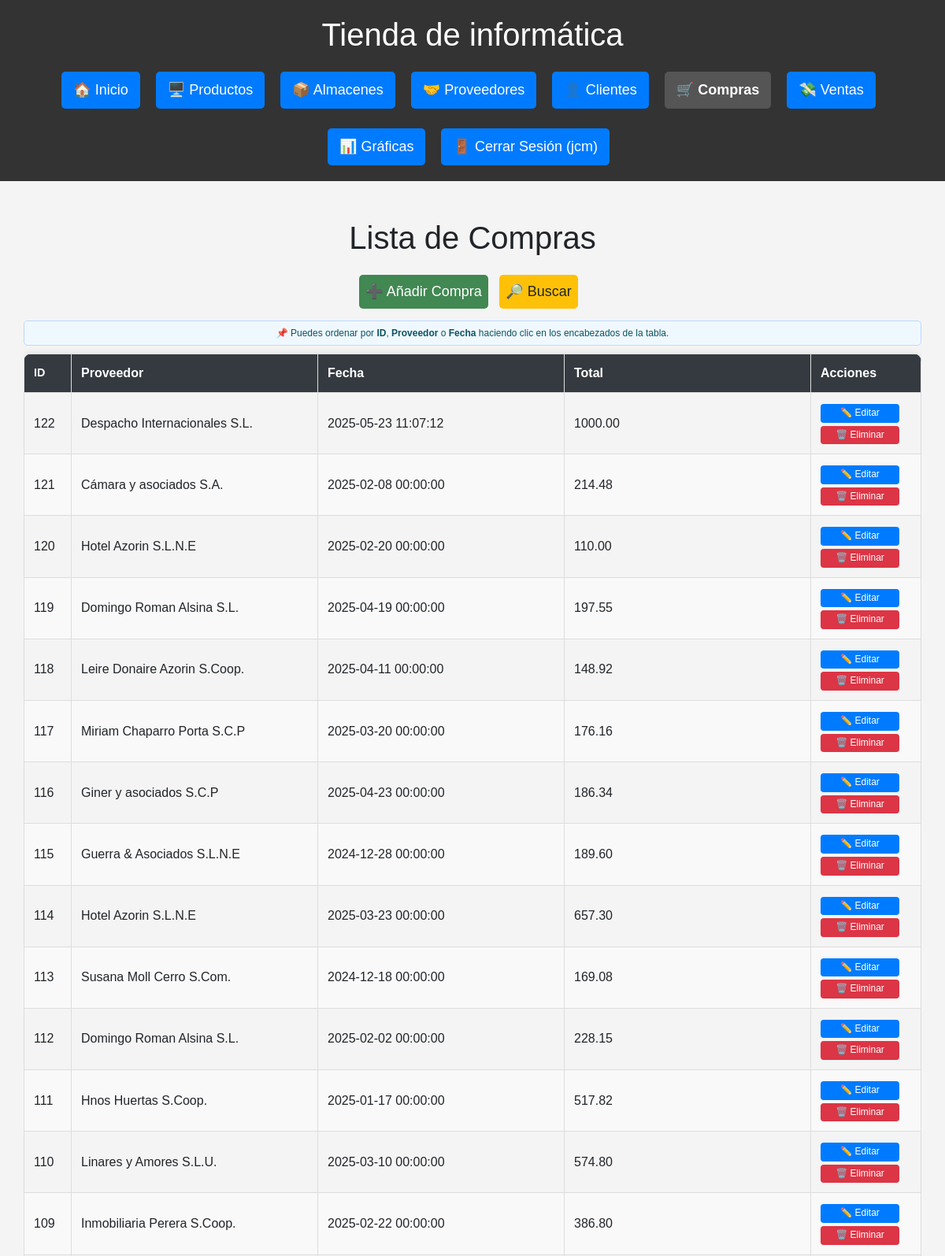
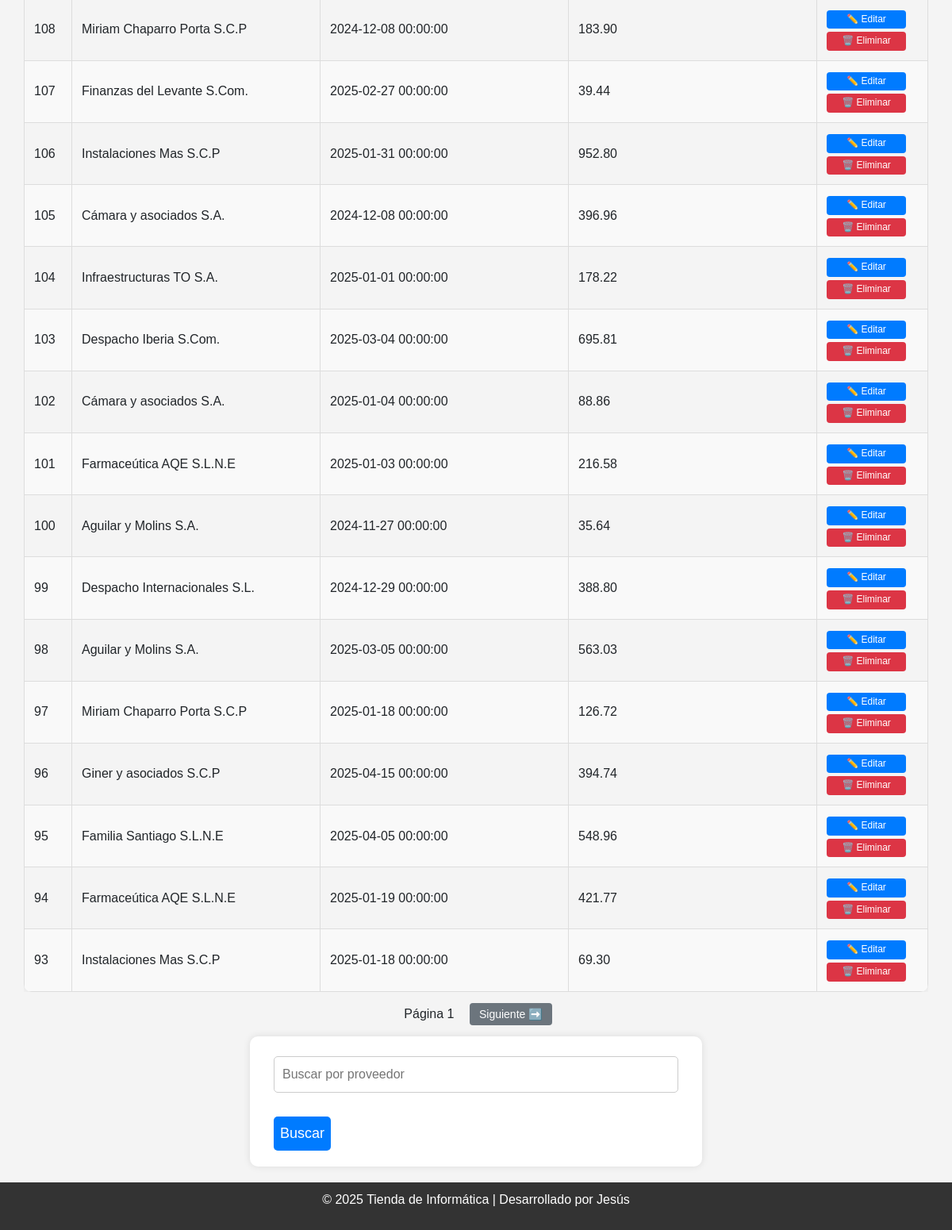
The page /compras (signed in) on the database as committed earlier (2 pictures, top to bottom).
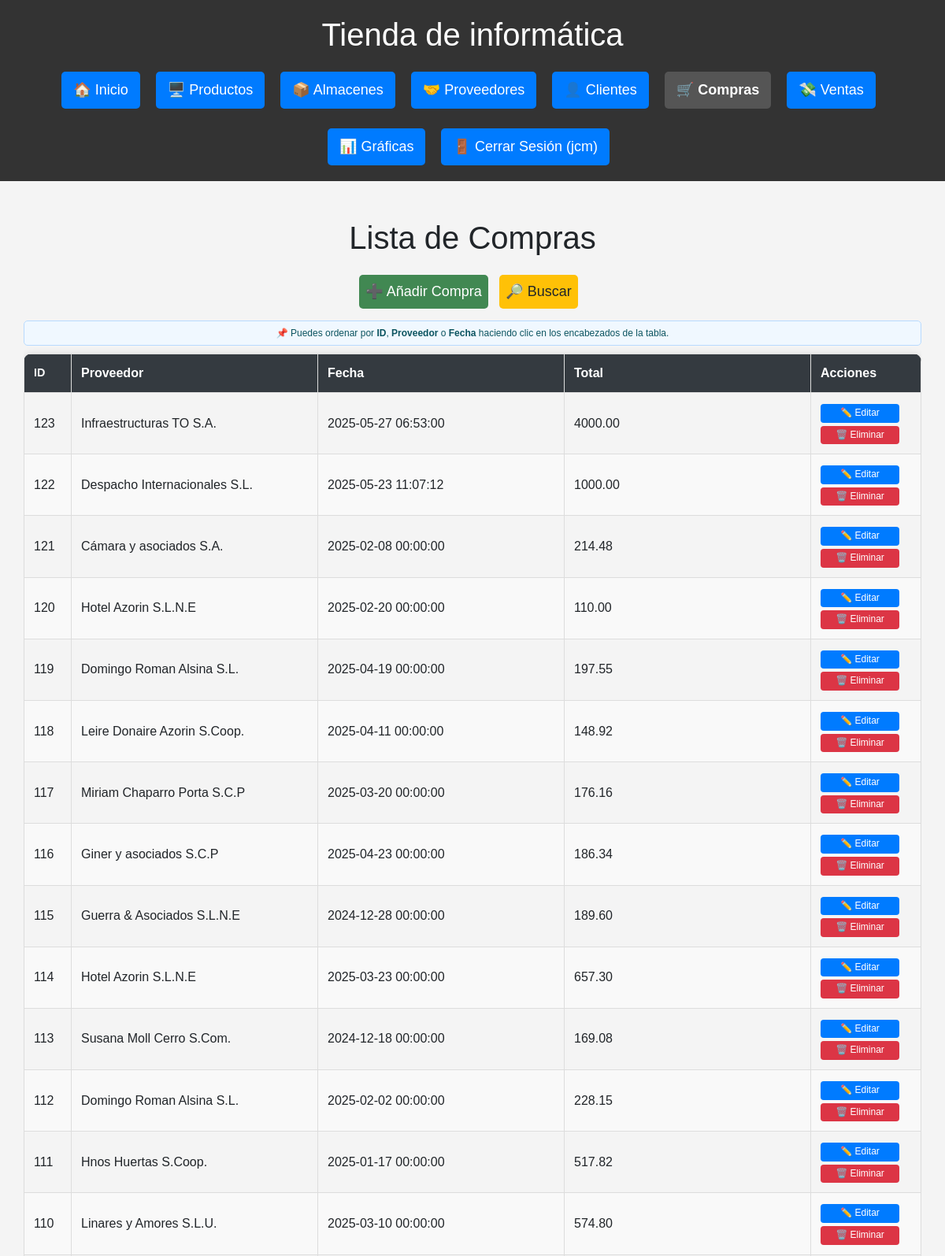
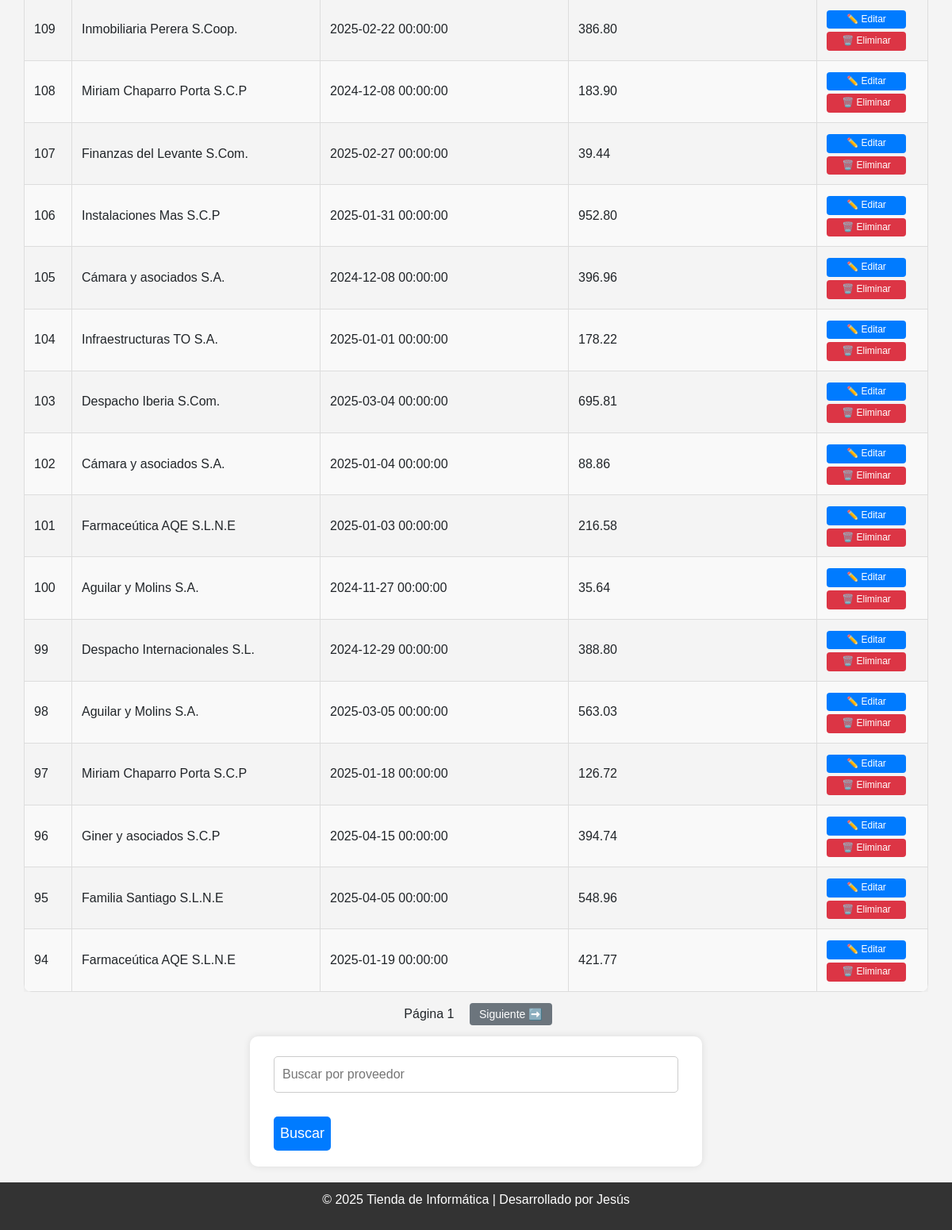
The same page on the database as committed later (2 pictures, top to bottom).
### db.py (models this page shows)
class Compra(Base):
    __tablename__ = "Compra"
    __table_args__ = {'extend_existing': True}
    id = Column(Integer, primary_key=True)
    producto_id = Column(Integer, ForeignKey('Producto.id'), nullable=False)
    proveedor_id = Column(Integer, ForeignKey('Proveedor.id'), nullable=False)
    precio = Column(Numeric(10, 2), nullable=False)
    cantidad = Column(Integer, nullable=False)
    total = Column(Numeric(10, 2), nullable=False)
    fecha = Column(DateTime, default=func.now())
    producto = relationship("Producto")
    proveedor = relationship("Proveedor")

class Proveedor(Base):
    __tablename__ = "Proveedor"
    id = Column(Integer, primary_key=True)
    nombre = Column(String(150), unique=True, nullable=False)
    contacto = Column(String(150))
    telefono = Column(String(20))
    email = Column(String(150), unique=True)
    cif = Column(String(20), unique=True, nullable=False)
    direccion = Column(String(200))

### routes/compras.py (the view)
@compras_bp.route('/compras')
@login_required
def compras():
    proveedor = request.args.get("proveedor")
    pagina = int(request.args.get("pagina", 1))
    orden = request.args.get("orden", "id")
    direccion = request.args.get("direccion", "desc")
    por_pagina = 30
    query = sesion.query(Compra).join(Proveedor)
    if proveedor:
        query = query.filter(Proveedor.nombre.ilike(f"%{proveedor}%"))
    def aplicar_orden(campo):
        return campo.desc() if direccion == "desc" else campo.asc()
    if orden == "proveedor":
        query = query.order_by(aplicar_orden(Proveedor.nombre))
    elif orden == "fecha":
        query = query.order_by(aplicar_orden(Compra.fecha))
    else:
        query = query.order_by(aplicar_orden(Compra.id))
    total_compras = query.count()
    compras = query.offset((pagina - 1) * por_pagina).limit(por_pagina).all()
    hay_anterior = pagina > 1
    hay_siguiente = (pagina * por_pagina) < total_compras
    return render_template("compras/compras.html",
        compras=compras,
        pagina=pagina,
        hay_anterior=hay_anterior,
        hay_siguiente=hay_siguiente,
        proveedor=proveedor,
        orden=orden,
        direccion=direccion
    )

### db.py (called while the page is built)
def login_required(f):
    @wraps(f)
    def decorated_function(*args, **kwargs):
        if 'usuario' not in session:
            flash('Por favor, inicie sesión para acceder a esta página.', 'error')
            return redirect(url_for('login'))
        return f(*args, **kwargs)
    return decorated_function

### templates/compras/compras.html (shortened to what this page needs)
{% extends 'base.html' %}
{% block content %}
<div class="container mt-4">
    <h1>Lista de Compras</h1>
    <div class="botones-superiores">
        <a href="{{ url_for('compras.nueva_compra') }}" class="btn btn-add">➕ Añadir Compra</a>
        <a href="#form-busqueda-proveedor" class="btn btn-add btn-search">🔎 Buscar</a>
    </div>
    <div class="tabla-responive">
        <table class="tabla-estilizada">
            <div class="alerta-orden">
              📌 Puedes ordenar por <strong>ID</strong>, <strong>Proveedor</strong> o <strong>Fecha</strong> haciendo clic en los encabezados de la tabla.
            </div>
            {% set nueva_direccion = 'desc' if direccion == 'asc' else 'asc' %}
            <thead>
              <tr>
                <th class="col-id">
                  <a href="{{ url_for('compras.compras', orden='id', direccion=nueva_direccion, pagina=pagina) }}">ID</a>
                </th>
                <th>
                  <a href="{{ url_for('compras.compras', orden='proveedor', direccion=nueva_direccion, pagina=pagina) }}">Proveedor</a>
                </th>
                <th>
                  <a href="{{ url_for('compras.compras', orden='fecha', direccion=nueva_direccion, pagina=pagina) }}">Fecha</a>
                </th>
                <th>Total</th>
                <th class="col-acciones">Acciones</th>
              </tr>
            </thead>
            <tbody>
                {% for compra in compras %}
                <tr>
                    <td>{{ compra.id }}</td>
                    <td>{{ compra.proveedor.nombre }}</td>
                    <td>{{ compra.fecha }}</td>
                    <td>{{ compra.total }}</td>
                    <td>
                        <a href="{{ url_for('compras.editar_compra', id=compra.id) }}" class="btn-edit">✏️ Editar</a>
                        <form action="{{ url_for('compras.eliminar_compra', id=compra.id) }}" method="POST" class="form-delete">
                            <button type="submit" class="btn-delete" onclick="return confirm('¿Eliminar esta compra?');">🗑️<span class="texto-btn"> Eliminar</button>
                        </form>
                    </td>
                </tr>
                {% endfor %}
            </tbody>
        </table>
    </div>
    <div class="paginacion mt-3">
      <span style="margin: 0 10px;">Página {{ pagina }}</span>
      {% if hay_siguiente %}
        <a href="{{ url_for('compras.compras', pagina=pagina+1, orden=orden, direccion=direccion) }}" class="btn-pagina">Siguiente ➡️</a>
      {% endif %}
    </div>
    <form method="GET" action="{{ url_for('compras.compras') }}" class="mt-3" id="form-busqueda-proveedor">
        <input type="text" name="proveedor" placeholder="Buscar por proveedor" value="{{ proveedor or '' }}">
        <button type="submit" class="btn">Buscar</button>
    </form>
</div>
{% endblock %}

Rows that differ between the two databases and show on the page:
no longer on this page (row unchanged): Compra: id "93", proveedor.nombre "Instalaciones Mas S.C.P", fecha "2025-01-18 00:00:00", total "69.30"
added Compra: id "123", proveedor.nombre "Infraestructuras TO S.A.", fecha "2025-05-27 06:53:00", total "4000.00"
